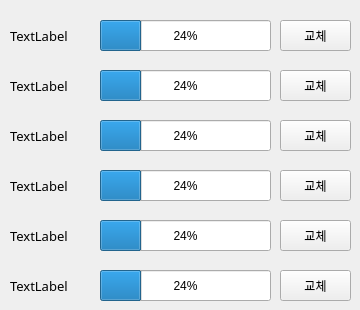
    <widget class="QWidget" name="tab_2">
     <attribute name="title">
      <string>  시럽  </string>
     </attribute>
     <widget class="QLabel" name="LB_SYRUP_2">
      <property name="geometry">
       <rect>
        <x>10</x>
        <y>70</y>
        <width>91</width>
        <height>31</height>
       </rect>
      </property>
      <property name="font">
       <font>
        <family>함초롬돋움</family>
        <pointsize>10</pointsize>
        <weight>50</weight>
        <italic>false</italic>
        <bold>false</bold>
       </font>
      </property>
      <property name="text">
       <string>TextLabel</string>
      </property>
     </widget>
     <widget class="QProgressBar" name="PB_SYRUP_3">
      <property name="geometry">
       <rect>
        <x>100</x>
        <y>120</y>
        <width>171</width>
        <height>31</height>
       </rect>
      </property>
      <property name="value">
       <number>24</number>
      </property>
      <property name="format">
       <string>%p%</string>
      </property>
     </widget>
     <widget class="QProgressBar" name="PB_SYRUP_5">
      <property name="enabled">
       <bool>true</bool>
      </property>
      <property name="geometry">
       <rect>
        <x>100</x>
        <y>220</y>
        <width>171</width>
        <height>31</height>
       </rect>
      </property>
      <property name="value">
       <number>24</number>
      </property>
      <property name="format">
       <string>%p%</string>
      </property>
     </widget>
     <widget class="QLabel" name="LB_SYRUP_3">
      <property name="geometry">
       <rect>
        <x>10</x>
        <y>120</y>
        <width>91</width>
        <height>31</height>
       </rect>
      </property>
      <property name="font">
       <font>
        <family>함초롬돋움</family>
        <pointsize>10</pointsize>
        <weight>50</weight>
        <italic>false</italic>
        <bold>false</bold>
       </font>
      </property>
      <property name="text">
       <string>TextLabel</string>
      </property>
     </widget>
     <widget class="QProgressBar" name="PB_SYRUP_1">
      <property name="geometry">
       <rect>
        <x>100</x>
        <y>20</y>
        <width>171</width>
        <height>31</height>
       </rect>
      </property>
      <property name="value">
       <number>24</number>
      </property>
      <property name="format">
       <string>%p%</string>
      </property>
     </widget>
     <widget class="QLabel" name="LB_SYRUP_5">
      <property name="enabled">
       <bool>true</bool>
      </property>
      <property name="geometry">
       <rect>
        <x>10</x>
        <y>220</y>
        <width>91</width>
        <height>31</height>
       </rect>
      </property>
      <property name="font">
       <font>
        <family>함초롬돋움</family>
        <pointsize>10</pointsize>
        <weight>50</weight>
        <italic>false</italic>
        <bold>false</bold>
       </font>
      </property>
      <property name="text">
       <string>TextLabel</string>
      </property>
     </widget>
     <widget class="QProgressBar" name="PB_SYRUP_4">
      <property name="geometry">
       <rect>
        <x>100</x>
        <y>170</y>
        <width>171</width>
        <height>31</height>
       </rect>
      </property>
      <property name="value">
       <number>24</number>
      </property>
      <property name="format">
       <string>%p%</string>
      </property>
     </widget>
     <widget class="QProgressBar" name="PB_SYRUP_6">
      <property name="geometry">
       <rect>
        <x>100</x>
        <y>270</y>
        <width>171</width>
        <height>31</height>
       </rect>
      </property>
      <property name="value">
       <number>24</number>
      </property>
      <property name="format">
       <string>%p%</string>
      </property>
     </widget>
     <widget class="QLabel" name="LB_SYRUP_1">
      <property name="geometry">
       <rect>
        <x>10</x>
        <y>20</y>
        <width>91</width>
        <height>31</height>
       </rect>
      </property>
      <property name="font">
       <font>
        <family>함초롬돋움</family>
        <pointsize>10</pointsize>
        <weight>50</weight>
        <italic>false</italic>
        <bold>false</bold>
       </font>
      </property>
      <property name="text">
       <string>TextLabel</string>
      </property>
     </widget>
     <widget class="QLabel" name="LB_SYRUP_6">
      <property name="geometry">
       <rect>
        <x>10</x>
        <y>270</y>
        <width>91</width>
        <height>31</height>
       </rect>
      </property>
      <property name="font">
       <font>
        <family>함초롬돋움</family>
        <pointsize>10</pointsize>
        <weight>50</weight>
        <italic>false</italic>
        <bold>false</bold>
       </font>
      </property>
      <property name="text">
       <string>TextLabel</string>
      </property>
     </widget>
     <widget class="QProgressBar" name="PB_SYRUP_2">
      <property name="geometry">
       <rect>
        <x>100</x>
        <y>70</y>
        <width>171</width>
        <height>31</height>
       </rect>
      </property>
      <property name="value">
       <number>24</number>
      </property>
      <property name="format">
       <string>%p%</string>
      </property>
     </widget>
     <widget class="QLabel" name="LB_SYRUP_4">
      <property name="geometry">
       <rect>
        <x>10</x>
        <y>170</y>
        <width>91</width>
        <height>31</height>
       </rect>
      </property>
      <property name="font">
       <font>
        <family>함초롬돋움</family>
        <pointsize>10</pointsize>
        <weight>50</weight>
        <italic>false</italic>
        <bold>false</bold>
       </font>
      </property>
      <property name="text">
       <string>TextLabel</string>
      </property>
     </widget>
     <widget class="QPushButton" name="BTN_SYRUP_REPLACE_1">
      <property name="geometry">
       <rect>
        <x>280</x>
        <y>20</y>
        <width>71</width>
        <height>31</height>
       </rect>
      </property>
      <property name="text">
       <string>교체</string>
      </property>
     </widget>
     <widget class="QPushButton" name="BTN_SYRUP_REPLACE_2">
      <property name="geometry">
       <rect>
        <x>280</x>
        <y>70</y>
        <width>71</width>
        <height>31</height>
       </rect>
      </property>
      <property name="text">
       <string>교체</string>
      </property>
     </widget>
     <widget class="QPushButton" name="BTN_SYRUP_REPLACE_3">
      <property name="geometry">
       <rect>
        <x>280</x>
        <y>120</y>
        <width>71</width>
        <height>31</height>
       </rect>
      </property>
      <property name="text">
       <string>교체</string>
      </property>
     </widget>
     <widget class="QPushButton" name="BTN_SYRUP_REPLACE_4">
      <property name="geometry">
       <rect>
        <x>280</x>
        <y>170</y>
        <width>71</width>
        <height>31</height>
       </rect>
      </property>
      <property name="text">
       <string>교체</string>
      </property>
     </widget>
     <widget class="QPushButton" name="BTN_SYRUP_REPLACE_5">
      <property name="enabled">
       <bool>true</bool>
      </property>
      <property name="geometry">
       <rect>
        <x>280</x>
        <y>220</y>
        <width>71</width>
        <height>31</height>
       </rect>
      </property>
      <property name="text">
       <string>교체</string>
      </property>
     </widget>
     <widget class="QPushButton" name="BTN_SYRUP_REPLACE_6">
      <property name="geometry">
       <rect>
        <x>280</x>
        <y>270</y>
        <width>71</width>
        <height>31</height>
       </rect>
      </property>
      <property name="text">
       <string>교체</string>
      </property>
     </widget>
    </widget>
